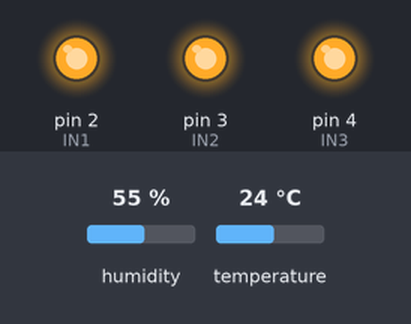
A sketch run on a simulated Arduino Uno, built with avr-gcc and run on an emulated ATmega328P. Parts: output pins drawn as LEDs (lit = HIGH). The test bench sets the inputs (shaded band); at power-on: temperature 24 °C, humidity 55 %. What the sketch prints to the serial monitor is not drawn.

Above: at 3.8 s.
3.9 s: temperature set to 27 °C
At 10.0 s:
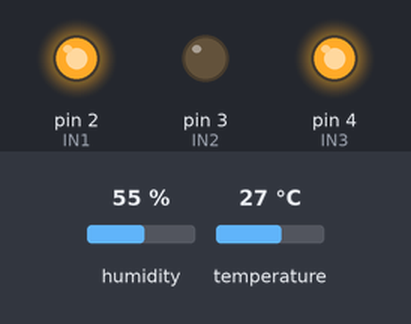
10.6 s: temperature set to 12 °C
At 16.3 s:
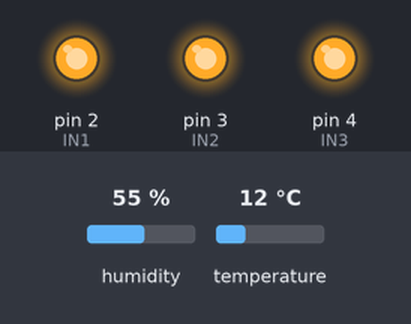
16.6 s: temperature set to 28 °C
At 21.9 s:
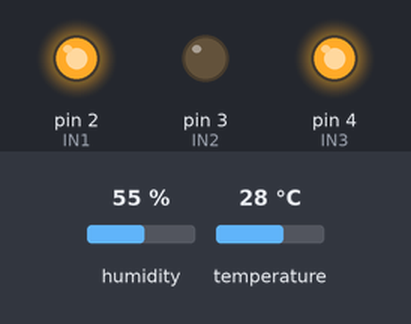
Timing chart, 0 to 23.4 s (numbered marks = the images above; inputs shaded):
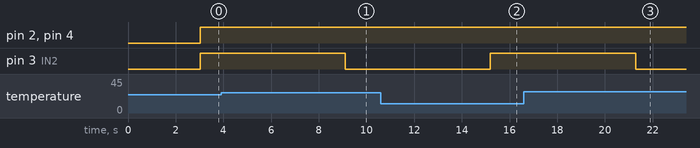

Measured:
- the behaviour switches between 25 and 26 °C on temperature (found by bisection; images 0 and 1)
- after the input at 3.9 s, pin 3 (IN2): HIGH → LOW after 5.2 s
- after the input at 10.6 s, pin 3 (IN2): LOW → HIGH after 4.6 s
- after the input at 16.6 s, pin 3 (IN2): HIGH → LOW after 4.7 s

The sketch:

DHT11_and_Relay.ino
```cpp
#include <stdio.h>
#include <SimpleDHT.h>
#define IN1 2
#define IN2 3
#define IN3 4
#define IN4 5
int pinDHT11 = 7;
SimpleDHT11 dht11;
void setup() {
   pinMode(IN1,OUTPUT);
   pinMode(IN2,OUTPUT);
   pinMode(IN3,OUTPUT);
   Serial.begin(9600);
}
void loop() {
//===================================================
byte temperature = 0;
    byte humidity = 0;
    int err = SimpleDHTErrSuccess;
    // start working...
    Serial.println("=================================");
    if ((err = dht11.read(pinDHT11, &temperature, &humidity, NULL)) != SimpleDHTErrSuccess) {
       Serial.print("Read DHT11 failed, err="); Serial.println(err);delay(1000);
       return;
    }
    Serial.print("Humidity = ");
    Serial.print((int)humidity);
    Serial.print("% , ");
    Serial.print("Temperature = ");
    Serial.print((int)temperature);
    Serial.println("C ");
    delay(3000);  //每3秒顯示一次
    int A_temperature=25;
if(A_temperature < temperature){
digitalWrite(IN1,LOW);
digitalWrite(IN2,HIGH);
digitalWrite(IN3,HIGH);
//製冷晶片開機
digitalWrite(IN1,HIGH);
digitalWrite(IN2,LOW);
digitalWrite(IN3,HIGH);
Serial.println("風扇1開機");Serial.println("致冷晶片開機");}
else if(A_temperature > temperature)
{digitalWrite(IN1,HIGH);
digitalWrite(IN2,HIGH);
digitalWrite(IN3,HIGH);
Serial.println("風扇2開機");
Serial.println("致冷晶片停機");}
}
```
